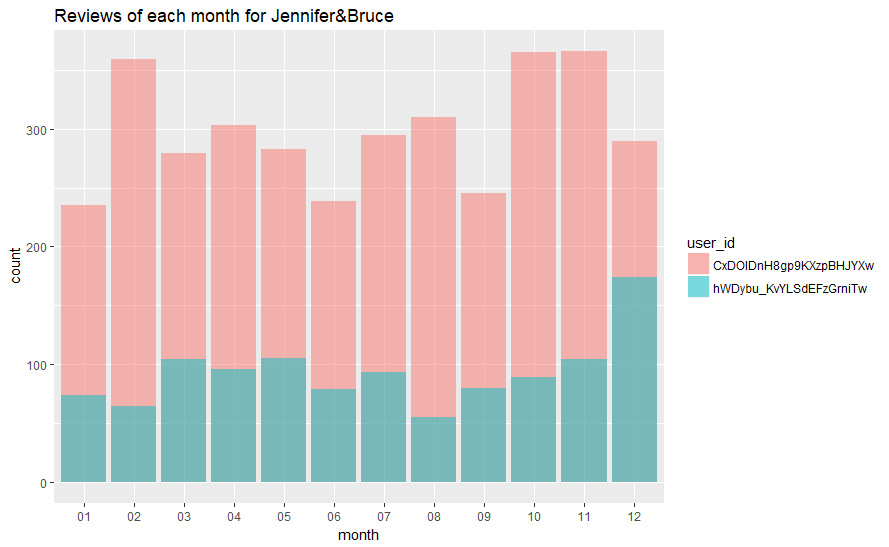

This chart was generated by the following R code:
jennifer<-(review %>%
  filter(user_id =="CxDOIDnH8gp9KXzpBHJYXw"))
month<-format(jennifer$date,format="%m")
jennifer<-cbind(jennifer,month)

bruce<-(review %>%
  filter(user_id ==
           "hWDybu_KvYLSdEFzGrniTw"))
month<-format(bruce$date,format="%m")
bruce<-cbind(bruce,month)

together<-rbind(jennifer,bruce)

ggplot(together, aes(x=month,fill=user_id)) + 
  geom_histogram(stat="count",alpha=.5,position = "identity")+
  labs(title="Reviews of each month for Jennifer&Bruce")
  
  
